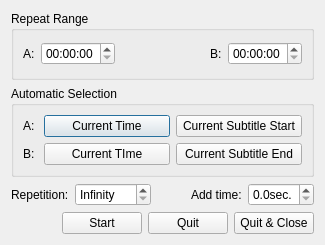
<ui version="4.0" >
 <class>ABRepeatDialog</class>
 <widget class="QDialog" name="ABRepeatDialog" >
  <property name="geometry" >
   <rect>
    <x>0</x>
    <y>0</y>
    <width>325</width>
    <height>245</height>
   </rect>
  </property>
  <property name="windowTitle" >
   <string>A-B Repeat</string>
  </property>
  <layout class="QVBoxLayout" name="verticalLayout" >
   <item>
    <widget class="QGroupBox" name="groupBox_2" >
     <property name="title" >
      <string>Repeat Range</string>
     </property>
     <layout class="QHBoxLayout" name="horizontalLayout_3" >
      <item>
       <widget class="QLabel" name="label" >
        <property name="text" >
         <string>A:</string>
        </property>
       </widget>
      </item>
      <item>
       <widget class="QTimeEdit" name="a" />
      </item>
      <item>
       <spacer>
        <property name="orientation" >
         <enum>Qt::Horizontal</enum>
        </property>
        <property name="sizeHint" stdset="0" >
         <size>
          <width>15</width>
          <height>0</height>
         </size>
        </property>
       </spacer>
      </item>
      <item>
       <widget class="QLabel" name="label_2" >
        <property name="text" >
         <string>B:</string>
        </property>
       </widget>
      </item>
      <item>
       <widget class="QTimeEdit" name="b" />
      </item>
     </layout>
    </widget>
   </item>
   <item>
    <widget class="QGroupBox" name="groupBox" >
     <property name="title" >
      <string>Automatic Selection</string>
     </property>
     <layout class="QGridLayout" name="gridLayout" >
      <item row="0" column="0" >
       <widget class="QLabel" name="label_5" >
        <property name="sizePolicy" >
         <sizepolicy vsizetype="Preferred" hsizetype="Preferred" >
          <horstretch>0</horstretch>
          <verstretch>0</verstretch>
         </sizepolicy>
        </property>
        <property name="text" >
         <string>A: </string>
        </property>
       </widget>
      </item>
      <item row="0" column="1" >
       <widget class="QPushButton" name="aTime" >
        <property name="sizePolicy" >
         <sizepolicy vsizetype="Fixed" hsizetype="Expanding" >
          <horstretch>0</horstretch>
          <verstretch>0</verstretch>
         </sizepolicy>
        </property>
        <property name="text" >
         <string>Current Time</string>
        </property>
       </widget>
      </item>
      <item row="0" column="2" >
       <widget class="QPushButton" name="aSub" >
        <property name="sizePolicy" >
         <sizepolicy vsizetype="Fixed" hsizetype="Expanding" >
          <horstretch>0</horstretch>
          <verstretch>0</verstretch>
         </sizepolicy>
        </property>
        <property name="text" >
         <string>Current Subtitle Start</string>
        </property>
       </widget>
      </item>
      <item row="1" column="0" >
       <widget class="QLabel" name="label_6" >
        <property name="sizePolicy" >
         <sizepolicy vsizetype="Preferred" hsizetype="Preferred" >
          <horstretch>0</horstretch>
          <verstretch>0</verstretch>
         </sizepolicy>
        </property>
        <property name="text" >
         <string>B: </string>
        </property>
       </widget>
      </item>
      <item row="1" column="1" >
       <widget class="QPushButton" name="bTime" >
        <property name="sizePolicy" >
         <sizepolicy vsizetype="Fixed" hsizetype="Expanding" >
          <horstretch>0</horstretch>
          <verstretch>0</verstretch>
         </sizepolicy>
        </property>
        <property name="text" >
         <string>Current TIme</string>
        </property>
       </widget>
      </item>
      <item row="1" column="2" >
       <widget class="QPushButton" name="bSub" >
        <property name="sizePolicy" >
         <sizepolicy vsizetype="Fixed" hsizetype="Expanding" >
          <horstretch>0</horstretch>
          <verstretch>0</verstretch>
         </sizepolicy>
        </property>
        <property name="text" >
         <string>Current Subtitle End</string>
        </property>
       </widget>
      </item>
     </layout>
    </widget>
   </item>
   <item>
    <layout class="QHBoxLayout" name="horizontalLayout_2" >
     <item>
      <widget class="QLabel" name="label_3" >
       <property name="text" >
        <string>Repetition:</string>
       </property>
      </widget>
     </item>
     <item>
      <widget class="QSpinBox" name="times" >
       <property name="specialValueText" >
        <string>Infinity</string>
       </property>
       <property name="accelerated" >
        <bool>true</bool>
       </property>
       <property name="suffix" >
        <string>times</string>
       </property>
       <property name="maximum" >
        <number>999</number>
       </property>
      </widget>
     </item>
     <item>
      <spacer>
       <property name="orientation" >
        <enum>Qt::Horizontal</enum>
       </property>
       <property name="sizeHint" stdset="0" >
        <size>
         <width>0</width>
         <height>0</height>
        </size>
       </property>
      </spacer>
     </item>
     <item>
      <widget class="QLabel" name="label_4" >
       <property name="text" >
        <string>Add time:</string>
       </property>
      </widget>
     </item>
     <item>
      <widget class="QDoubleSpinBox" name="add" >
       <property name="accelerated" >
        <bool>true</bool>
       </property>
       <property name="suffix" >
        <string>sec.</string>
       </property>
       <property name="decimals" >
        <number>1</number>
       </property>
       <property name="maximum" >
        <double>9.000000000000000</double>
       </property>
       <property name="singleStep" >
        <double>0.100000000000000</double>
       </property>
       <property name="value" >
        <double>0.000000000000000</double>
       </property>
      </widget>
     </item>
    </layout>
   </item>
   <item>
    <layout class="QHBoxLayout" name="horizontalLayout" >
     <item>
      <widget class="QLabel" name="rest" />
     </item>
     <item>
      <spacer>
       <property name="orientation" >
        <enum>Qt::Horizontal</enum>
       </property>
       <property name="sizeHint" stdset="0" >
        <size>
         <width>0</width>
         <height>0</height>
        </size>
       </property>
      </spacer>
     </item>
     <item>
      <widget class="QPushButton" name="start" >
       <property name="text" >
        <string>Start</string>
       </property>
      </widget>
     </item>
     <item>
      <widget class="QPushButton" name="quit" >
       <property name="text" >
        <string>Quit</string>
       </property>
      </widget>
     </item>
     <item>
      <widget class="QPushButton" name="pushButton" >
       <property name="text" >
        <string>Quit &amp;&amp; Close</string>
       </property>
      </widget>
     </item>
    </layout>
   </item>
  </layout>
 </widget>
 <resources/>
 <connections>
  <connection>
   <sender>pushButton</sender>
   <signal>clicked()</signal>
   <receiver>ABRepeatDialog</receiver>
   <slot>hide()</slot>
   <hints>
    <hint type="sourcelabel" >
     <x>280</x>
     <y>215</y>
    </hint>
    <hint type="destinationlabel" >
     <x>38</x>
     <y>217</y>
    </hint>
   </hints>
  </connection>
 </connections>
</ui>
